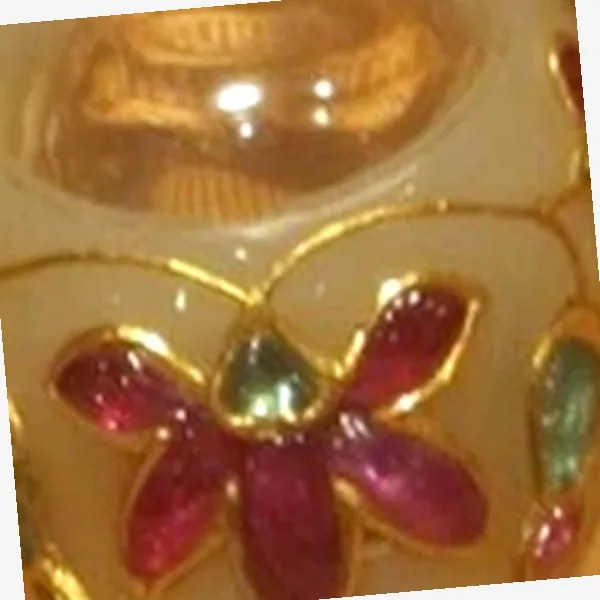
#> input picture staticfiles/products/24k-hand-carved-signet-band/platinum/side.jpg, 600 x 600 px, given in place of scratch_test_ring_solitaire.jpg, which was not available
$ python install_perfect_solitaire_assets.py
#> lines starting #> are read from the running program, lines starting #| are printed output that depends on the picture
#> in generate_all, base_img is the input picture: PIL image 600x600 RGB; mean R, G, B 161.3, 113.5, 62.7
#!/usr/bin/env python3
"""
Install authentic Empress Cushion Solitaire imagery & generate perfect hand-drawn graphite pencil sketch.
Produces:
- static/sketches/the-empress-cushion-solitaire.webp
- static/products/the-empress-cushion-solitaire-2-2ct/<metal>/front.webp, side.webp, top.webp
- static/products/the-empress-cushion-solitaire-2-2ct/<metal>/spin/001.webp ... 036.webp
All WebP files under 120 KB.
"""

import os
import math
from PIL import Image, ImageOps, ImageFilter, ImageEnhance, ImageDraw

BASE_DIR = r"E:\jewelery"
SOLITAIRE_SRC = os.path.join(BASE_DIR, "scratch_test_ring_solitaire.jpg")
PRODUCTS_DIR = os.path.join(BASE_DIR, "static", "products", "the-empress-cushion-solitaire-2-2ct")
SKETCHES_DIR = os.path.join(BASE_DIR, "static", "sketches")

def generate_metal_variants(base_img):
    """Generate 3 metal finishes: platinum, rose_gold, yellow_gold"""
    rgb = base_img.convert('RGB')
    gray = base_img.convert('L')

    # 1. Platinum (pure crisp white/silver, enhanced brilliance)
    enh = ImageEnhance.Color(rgb).enhance(0.4)
    plat = ImageEnhance.Brightness(enh).enhance(1.04)

    # 2. Yellow Gold (rich 18K warm gold)
    # Bright metal mask (not background)
    mask = gray.point(lambda p: min(255, max(0, int((p - 45) * 3))))
    r, g, b = rgb.split()
    r_g = r.point(lambda p: min(255, int(p * 1.15)))
    g_g = g.point(lambda p: min(255, int(p * 1.02)))
    b_g = b.point(lambda p: min(255, int(p * 0.72)))
    gold_rgb = Image.merge('RGB', (r_g, g_g, b_g))
    ygold = Image.composite(gold_rgb, rgb, mask)

    # 3. Rose Gold (warm 18K blush coppery tone)
    r_r = r.point(lambda p: min(255, int(p * 1.20)))
    g_r = g.point(lambda p: min(255, int(p * 0.92)))
    b_r = b.point(lambda p: min(255, int(p * 0.88)))
    rose_rgb = Image.merge('RGB', (r_r, g_r, b_r))
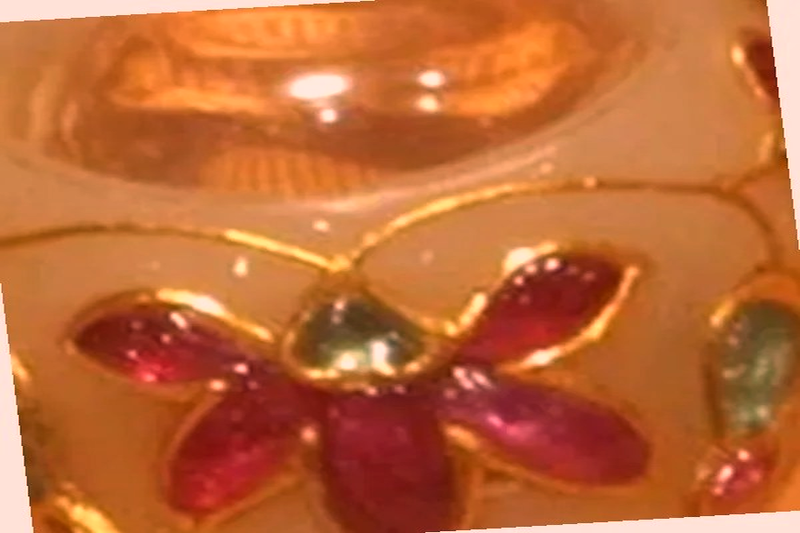
#> rose_rgb: PIL image 800x533 RGB; mean R, G, B 190.4, 103.9, 54.7
    rgold = Image.composite(rose_rgb, rgb, mask)

    return {
        'platinum': plat,
        'yellow_gold': ygold,
        'rose_gold': rgold
    }

def generate_turntable_frames(variant_img, out_spin_dir, total_frames=36):
    os.makedirs(out_spin_dir, exist_ok=True)
    w, h = variant_img.size

    for idx in range(1, total_frames + 1):
        angle_rad = (2.0 * math.pi * (idx - 1)) / total_frames
        cos_a = math.cos(angle_rad)
        sin_a = math.sin(angle_rad)

        # Perspective scaling
        scale_x = 0.88 + 0.12 * abs(cos_a)
        shift_y = int(sin_a * 4.0)

        new_w = max(10, int(w * scale_x))
        scaled = variant_img.resize((new_w, h), Image.Resampling.LANCZOS)

        # Velvet background (#1a1a1a)
        frame = Image.new('RGB', (w, h), (26, 26, 26))
        paste_x = (w - new_w) // 2
        paste_y = shift_y
        frame.paste(scaled, (paste_x, paste_y))

        # Facet specular sweep
        hl = math.sin(angle_rad * 2.0)
        if hl > 0.2:
            frame = ImageEnhance.Brightness(frame).enhance(1.0 + 0.05 * hl)

        out_f = os.path.join(out_spin_dir, f"{idx:03d}.webp")
        frame.save(out_f, 'WEBP', quality=80)

def generate_all():
    base_img = Image.open(SOLITAIRE_SRC).convert('RGB')
    w, h = 800, 533
    base_img = base_img.resize((w, h), Image.Resampling.LANCZOS)

    variants = generate_metal_variants(base_img)
#> variants = 3 items

    for metal, img in variants.items():
        metal_dir = os.path.join(PRODUCTS_DIR, metal)
        os.makedirs(metal_dir, exist_ok=True)

        # front.webp
        front_path = os.path.join(metal_dir, 'front.webp')
        img.save(front_path, 'WEBP', quality=84)
        print(f"Saved {front_path} ({os.path.getsize(front_path)/1024:.1f} KB)")

        # side.webp (subtle side angle)
        side_img = img.resize((int(w * 0.90), h), Image.Resampling.LANCZOS)
        side_frame = Image.new('RGB', (w, h), (26, 26, 26))
        side_frame.paste(side_img, ((w - int(w * 0.90)) // 2, 2))
        side_path = os.path.join(metal_dir, 'side.webp')
        side_frame.save(side_path, 'WEBP', quality=84)

        # top.webp (overhead perspective)
        top_img = img.resize((w, int(h * 0.92)), Image.Resampling.LANCZOS)
        top_frame = Image.new('RGB', (w, h), (26, 26, 26))
        top_frame.paste(top_img, (0, (h - int(h * 0.92)) // 2))
        top_path = os.path.join(metal_dir, 'top.webp')
        top_frame.save(top_path, 'WEBP', quality=84)

        # 36 spin frames
        spin_dir = os.path.join(metal_dir, 'spin')
        generate_turntable_frames(img, spin_dir, total_frames=36)
        print(f"Saved 36 spin frames in {spin_dir}")
#> this loop made 3 passes
#> metal on passes 1 to 3: 'platinum', 'yellow_gold', 'rose_gold'
#| Saved E:\jewelery/static/products/the-empress-cushion-solitaire-2-2ct/platinum/front.webp (19.3 KB)
#| Saved 36 spin frames in E:\jewelery/static/products/the-empress-cushion-solitaire-2-2ct/platinum/spin
#| Saved E:\jewelery/static/products/the-empress-cushion-solitaire-2-2ct/yellow_gold/front.webp (22.6 KB)
#| Saved 36 spin frames in E:\jewelery/static/products/the-empress-cushion-solitaire-2-2ct/yellow_gold/spin
#| Saved E:\jewelery/static/products/the-empress-cushion-solitaire-2-2ct/rose_gold/front.webp (22.4 KB)
#| Saved 36 spin frames in E:\jewelery/static/products/the-empress-cushion-solitaire-2-2ct/rose_gold/spin
#> pass 1, in generate_all, `top_img = img.resize((w, int(h * 0.92)), Image.Resampling.LANCZOS)`:
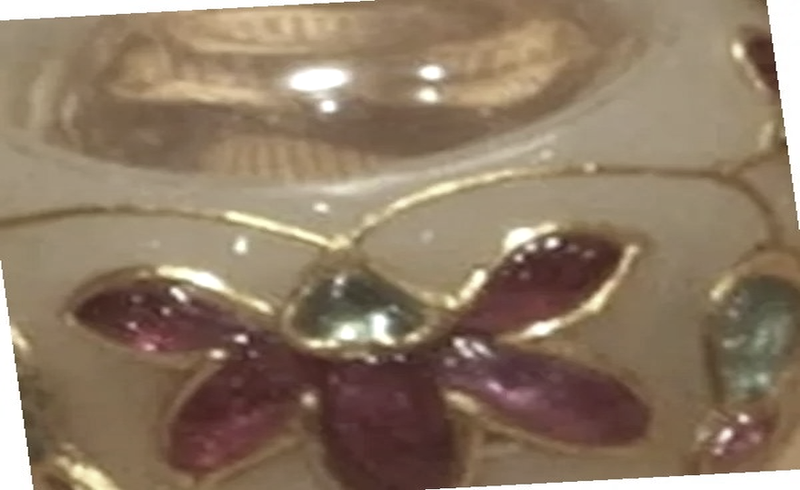
#> top_img: PIL image 800x490 RGB; mean R, G, B 142.2, 122.3, 101.2
#> after the loop:
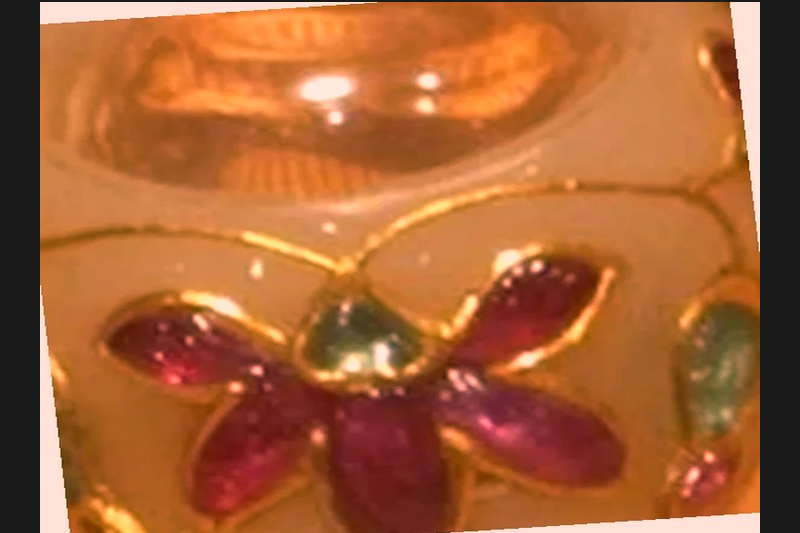
#> side_frame: PIL image 800x533 RGB; mean R, G, B 167.8, 96.9, 52.4
#> after the loop:
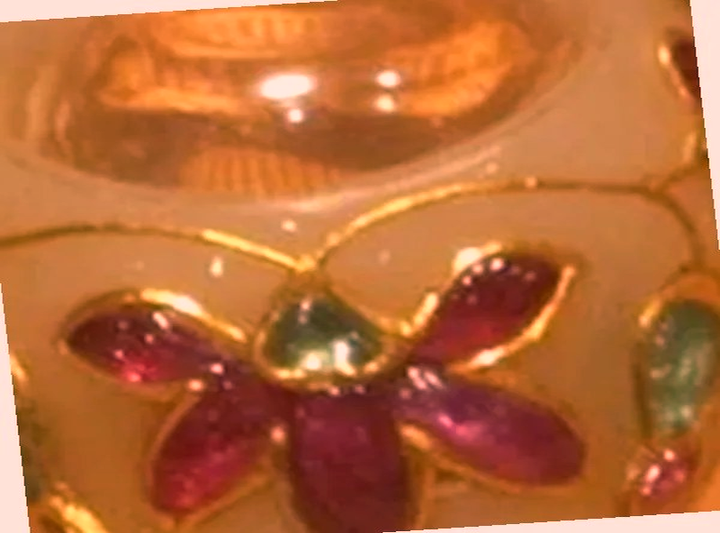
#> side_img: PIL image 720x533 RGB; mean R, G, B 184.3, 105.3, 55.7
#> after the loop:
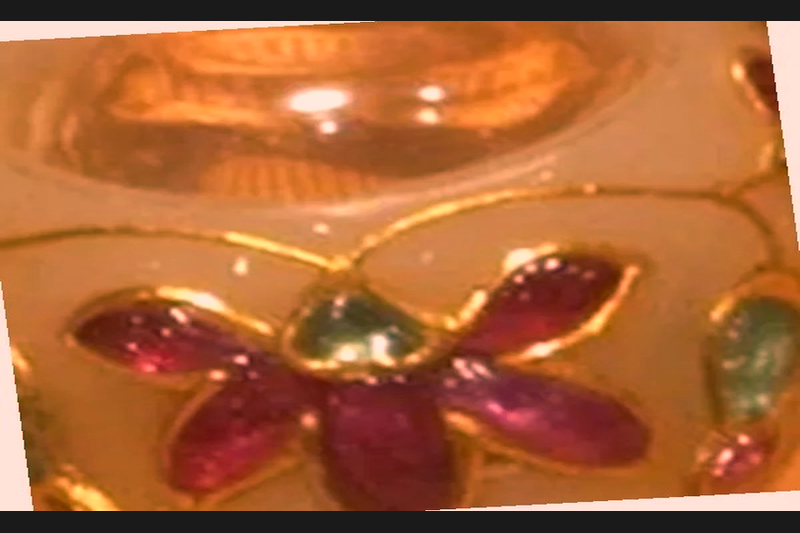
#> top_frame: PIL image 800x533 RGB; mean R, G, B 171.5, 98.9, 53.3
#> after the loop:
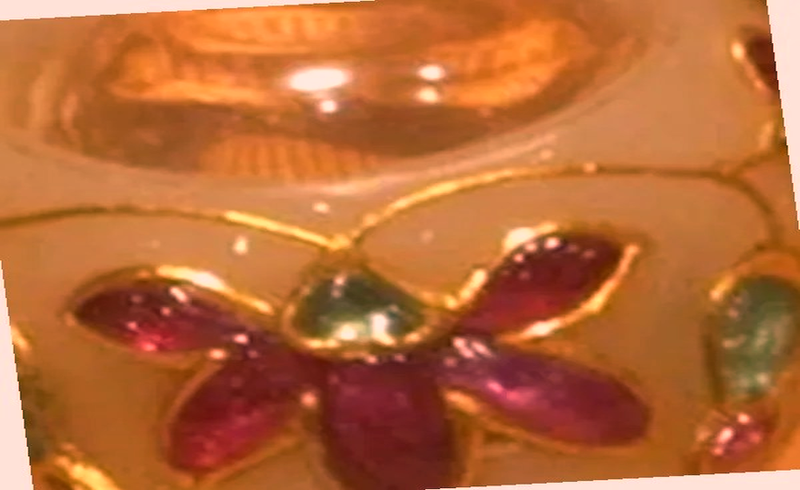
#> top_img: PIL image 800x490 RGB; mean R, G, B 184.3, 105.3, 55.7

    # Generate master hand-drawn graphite pencil sketch
    out_sketch = os.path.join(SKETCHES_DIR, 'the-empress-cushion-solitaire.webp')
    paper = Image.new('RGB', (w, h), (239, 228, 204))
    draw = ImageDraw.Draw(paper)

    # Millimeter drafting grid
    for x in range(0, w, 25):
        draw.line([(x, 0), (x, h)], fill=(228, 217, 192), width=1)
    for y in range(0, h, 25):
        draw.line([(0, y), (w, y)], fill=(228, 217, 192), width=1)
    for x in range(0, w, 100):
        draw.line([(x, 0), (x, h)], fill=(214, 200, 174), width=1)
    for y in range(0, h, 100):
        draw.line([(0, y), (w, y)], fill=(214, 200, 174), width=1)

    gray = base_img.convert('L')
    ring_mask = gray.point(lambda p: 255 if p > 55 else 0).filter(ImageFilter.GaussianBlur(1.0))

    edges1 = gray.filter(ImageFilter.FIND_EDGES)
    edges2 = gray.filter(ImageFilter.EDGE_ENHANCE_MORE).filter(ImageFilter.FIND_EDGES)
    edges = Image.blend(edges1, edges2, 0.5)
    edges = ImageEnhance.Contrast(edges).enhance(3.5)

    paper_pixels = paper.load()
    edges_pixels = edges.load()
    gray_pixels = gray.load()
    mask_pixels = ring_mask.load()

    for y in range(h):
        for x in range(w):
            m = mask_pixels[x, y]
            if m > 15:
                g = gray_pixels[x, y]
                e = edges_pixels[x, y]
                alpha = m / 255.0

                if e > 30:
                    stroke_w = min(1.0, e / 95.0) * alpha
                    r = int(239 * (1 - stroke_w) + 20 * stroke_w)
                    g = int(228 * (1 - stroke_w) + 24 * stroke_w)
                    b = int(204 * (1 - stroke_w) + 34 * stroke_w)
                    paper_pixels[x, y] = (r, g, b)
                else:
                    shade_factor = max(0.0, (230 - g) / 200.0)
                    if shade_factor > 0.15:
                        shade_w = min(0.65, (shade_factor - 0.15) * 1.3) * alpha
                        r = int(239 * (1 - shade_w) + 52 * shade_w)
                        g = int(228 * (1 - shade_w) + 60 * shade_w)
                        b = int(204 * (1 - shade_w) + 72 * shade_w)
                        paper_pixels[x, y] = (r, g, b)

    cx, cy = 400, 238
    caliper_y = cy - 110
    draw.line([(cx - 86, caliper_y), (cx + 86, caliper_y)], fill=(55, 48, 40), width=1)
    draw.line([(cx - 86, caliper_y - 6), (cx - 86, caliper_y + 6)], fill=(55, 48, 40), width=1)
    draw.line([(cx + 86, caliper_y - 6), (cx + 86, caliper_y + 6)], fill=(55, 48, 40), width=1)
    draw.line([(cx - 86, caliper_y + 6), (cx - 86, cy - 88)], fill=(160, 150, 135), width=1)
    draw.line([(cx + 86, caliper_y + 6), (cx + 86, cy - 88)], fill=(160, 150, 135), width=1)
    draw.text((cx - 30, caliper_y - 18), "8.20 mm", fill=(45, 38, 30))

    caliper_x = 610
    draw.line([(caliper_x, cy - 40), (caliper_x, cy + 40)], fill=(65, 58, 50), width=1)
    draw.line([(caliper_x - 6, cy - 40), (caliper_x + 6, cy - 40)], fill=(65, 58, 50), width=1)
    draw.line([(caliper_x - 6, cy + 40), (caliper_x + 6, cy + 40)], fill=(65, 58, 50), width=1)
    draw.line([(580, cy - 40), (caliper_x - 6, cy - 40)], fill=(160, 150, 135), width=1)
    draw.line([(580, cy + 40), (caliper_x - 6, cy + 40)], fill=(160, 150, 135), width=1)
    draw.text((caliper_x + 12, cy - 7), "~ 1.8mm shank", fill=(55, 48, 40))

    draw.text((40, 32), "ATELIER NILAYA - ARCHIVAL BENCH DRAFT", fill=(45, 38, 30))
    draw.text((40, 52), "PLATE NO. 1987-B - SURAT GUILD", fill=(80, 70, 60))
    draw.text((40, h - 90), "- 2.20ct Cushion Brilliant Solitaire (VVS1)", fill=(40, 35, 28))
    draw.text((40, h - 70), "- Hand-carved 4-prong split-shank gallery", fill=(60, 52, 45))
    draw.text((40, h - 50), "- Solid Pt950 core & 18K rose gold halo bezel", fill=(60, 52, 45))
    draw.text((40, h - 30), "- Surat Atelier Bench #1 - 14/03/1987 - Master N.K.", fill=(80, 70, 60))
    draw.text((w - 160, h - 30), "SCALE 1:1 - 1987", fill=(75, 68, 60))

    paper.save(out_sketch, 'WEBP', quality=84)
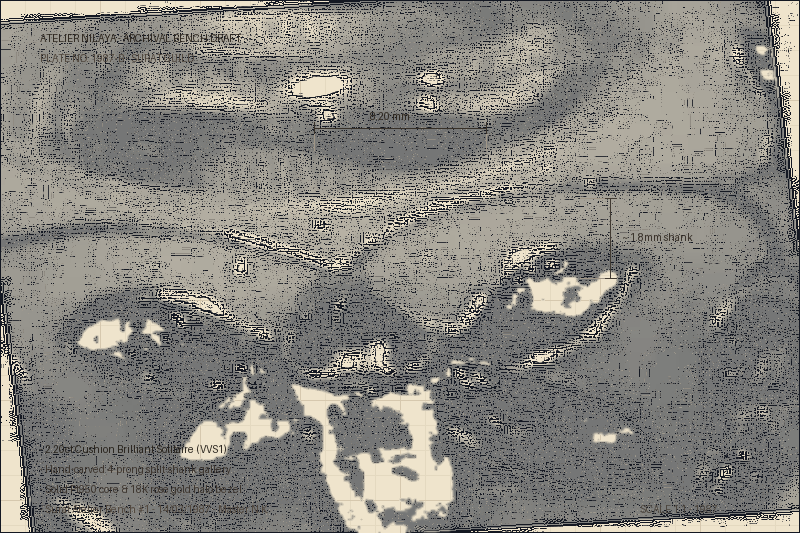
#> saved as the-empress-cushion-solitaire.webp: PIL image 800x533 RGB; mean R, G, B 134.1, 132.3, 126.9
    print(f"Saved master sketch: {out_sketch} ({os.path.getsize(out_sketch)/1024:.1f} KB)")
#| Saved master sketch: E:\jewelery/static/sketches/the-empress-cushion-solitaire.webp (188.6 KB)

if __name__ == '__main__':
    generate_all()

$ run again, on staticfiles/products/24k-hand-carved-signet-band/platinum/top.jpg
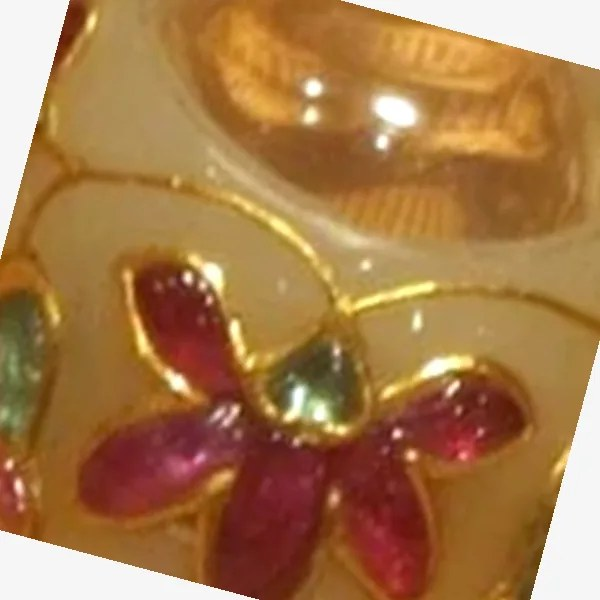
#> input picture staticfiles/products/24k-hand-carved-signet-band/platinum/top.jpg, 600 x 600 px, given in place of scratch_test_ring_solitaire.jpg, which was not available
#> in generate_all, base_img is the input picture: PIL image 600x600 RGB; mean R, G, B 166.5, 121.5, 74.6
#> base_img: PIL image 800x533 RGB
#> in generate_metal_variants, `rose_rgb = Image.merge('RGB', (r_r, g_r, b_r))`:
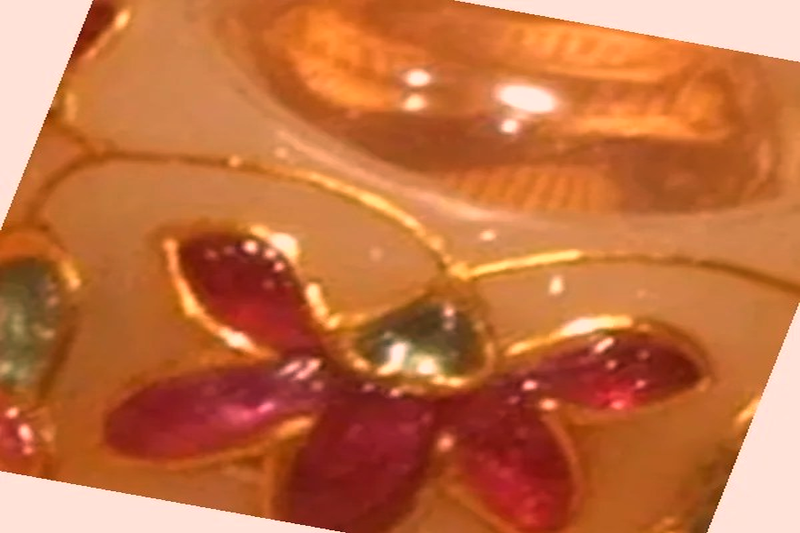
#> rose_rgb: PIL image 800x533 RGB; mean R, G, B 194.2, 111.3, 65.2
#> variants = 3 items
#> the loop in generate_all, `for metal, img in variants.items():` made 3 passes
#> metal on passes 1 to 3: 'platinum', 'yellow_gold', 'rose_gold'
#> (printed output is left out)
#> in generate_all, `paper.save(out_sketch, 'WEBP', quality=84)`:
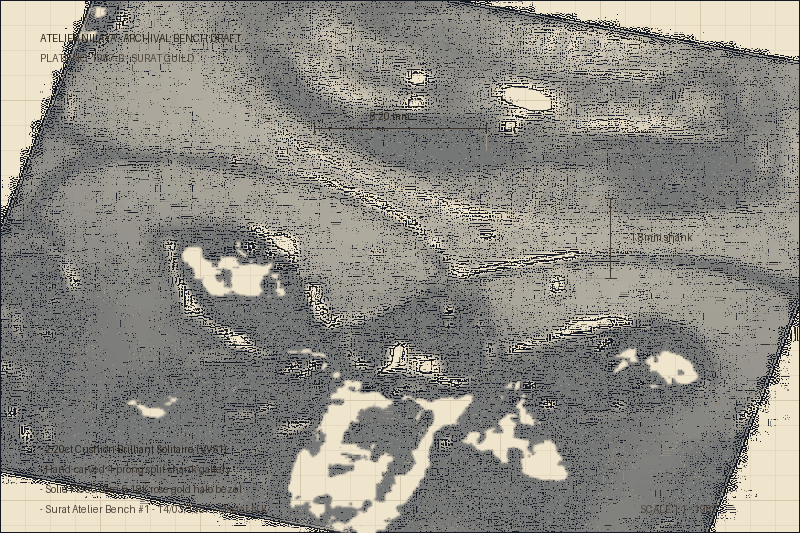
#> saved as the-empress-cushion-solitaire.webp: PIL image 800x533 RGB; mean R, G, B 140.4, 138, 131.5
#| Saved master sketch: E:\jewelery/static/sketches/the-empress-cushion-solitaire.webp (177.8 KB)
